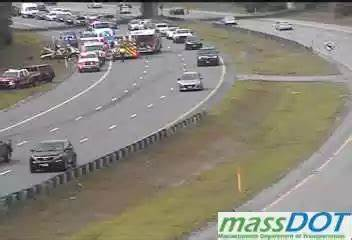
#> input picture car_pedestrian_tracker/images/2.jpg, 352 x 240 px
$ python car_pedestrian_identifier.py
#> lines starting #> are read from the running program, lines starting #| are printed output that depends on the picture; after the words box and inside, x2 and y2 are one past the last pixel; in counts of white or black regions, pixels touching at a corner belong together
# Image classification only
import os
import cv2
current_dir = os.path.dirname(os.path.abspath(__file__))

# pre trained model by open cv for full body & car detection using haar cascade model
cars_xml = os.path.join(current_dir, 'haar_data/cars.xml')
car_tracker = cv2.CascadeClassifier(cars_xml)

pedestrian_xml = os.path.join(current_dir, 'haar_data/haarcascade_fullbody.xml')
pedestrian_tracker = cv2.CascadeClassifier(pedestrian_xml)

# image i am using to test
img_file = os.path.join(current_dir, 'images/2.jpg')

# create open cv image
img = cv2.imread(img_file)
#> img is the input picture: shape (240, 352, 3); mean B, G, R 124.1, 134.6, 138

# convert to black n white
img_grayscale = cv2.cvtColor(img, cv2.COLOR_BGR2GRAY)
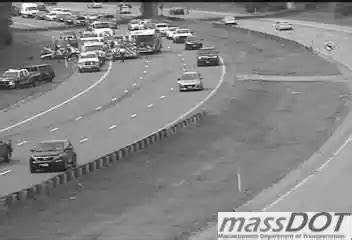
#> img_grayscale: shape (240, 352); min 0, max 255, mean 134.4

cars = car_tracker.detectMultiScale(img_grayscale, 1.0048852, 10)
#> cars = [[189, 40, 38, 38], [168, 62, 43, 43], [274, 14, 24, 24], [68, 44, 42, 42], [179, 28, 29, 29], [110, 37, 33, 33], [21, 137, 49, 49]]
print(cars)
#| [[189  40  38  38]
#|  [168  62  43  43]
#|  [274  14  24  24]
#|  [ 68  44  42  42]
#|  [179  28  29  29]
#|  [110  37  33  33]
#|  [ 21 137  49  49]]
# draw rects around the cars
for (x,y,w,h) in cars:
    cv2.rectangle(img, (x,y), (x+w, y+h), (0,255,0), 2)
#> this loop made 7 passes
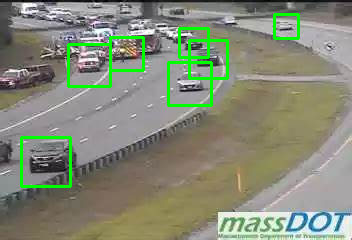
#> img: shape (240, 352, 3); 3.49% of pixels changed, all inside (x1, y1, x2, y2) = (20, 13, 300, 188)

# show image and wait for key press
cv2.imshow('Window Name', img)
cv2.waitKey()

print('code completed')

$ run again, with car_pedestrian_tracker/images/OLP.jpg copied over car_pedestrian_tracker/images/2.jpg
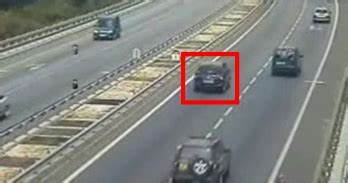
#> input picture car_pedestrian_tracker/images/OLP.jpg, 348 x 183 px
#> img is the input picture: shape (183, 348, 3); mean B, G, R 127.2, 131.5, 130.7
#> `img_grayscale = cv2.cvtColor(img, cv2.COLOR_BGR2GRAY)`:
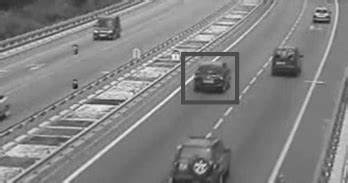
#> img_grayscale: shape (183, 348); min 19, max 254, mean 130.7
#> cars = [[83, 13, 40, 40], [258, 41, 52, 52], [180, 53, 59, 59]]
#| [[ 83  13  40  40]
#|  [258  41  52  52]
#|  [180  53  59  59]]
#> the loop `for (x,y,w,h) in cars:` made 3 passes
#> after the loop `for (x,y,w,h) in cars:`:
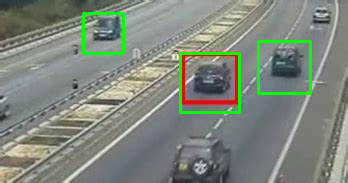
#> img: shape (183, 348, 3); 2.83% of pixels changed, all inside (x1, y1, x2, y2) = (82, 12, 312, 114)

$ run again, with car_pedestrian_tracker/images/multiple_night.webp saved as car_pedestrian_tracker/images/2.jpg
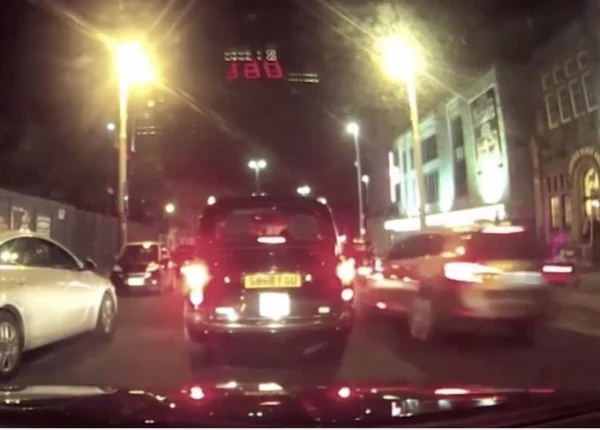
#> input picture car_pedestrian_tracker/images/multiple_night.webp, 600 x 430 px
#> img is the input picture: shape (430, 600, 3); mean B, G, R 80.1, 89.4, 121
#> `img_grayscale = cv2.cvtColor(img, cv2.COLOR_BGR2GRAY)`:
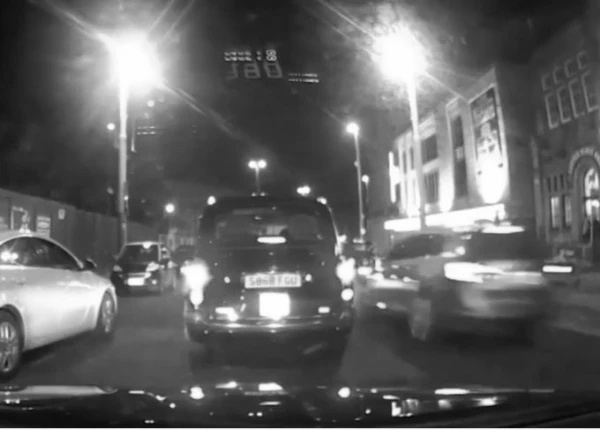
#> img_grayscale: shape (430, 600); min 7, max 255, mean 97.8
#> cars = [[190, 240, 70, 70]]
#| [[190 240  70  70]]
#> the loop `for (x,y,w,h) in cars:` made 1 pass
#> after the loop `for (x,y,w,h) in cars:`:
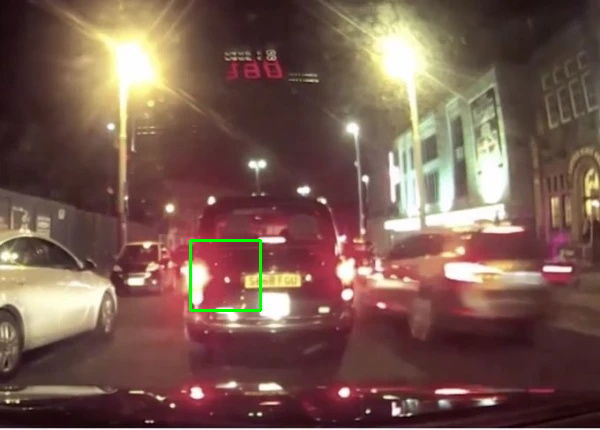
#> img: shape (430, 600, 3); 0.32% of pixels changed, all inside (x1, y1, x2, y2) = (189, 239, 262, 312)
